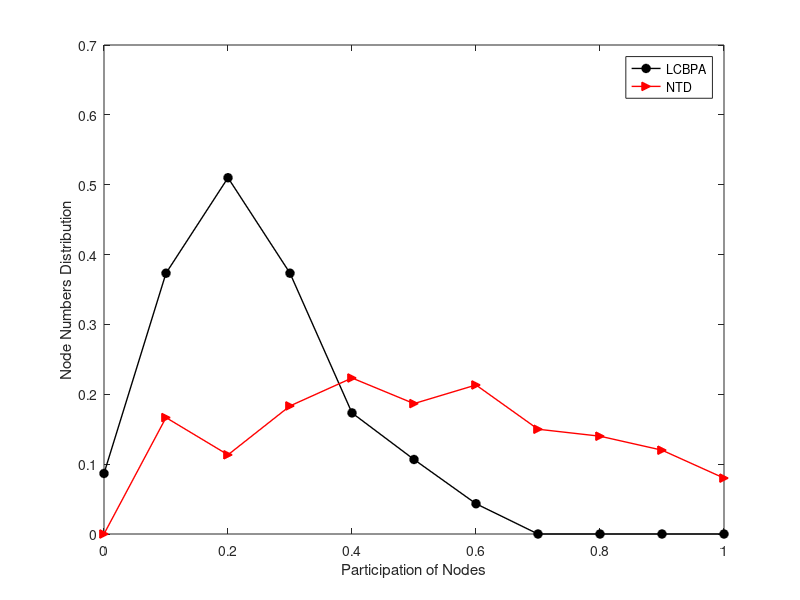

The MATLAB script that drew this image:
 % a=0.5 k=20
% calculate the completion rate 
% with/without algorithm
clc;
clear;

x = [0 1 2 3 4 5 6 7 8 9 10];
y1 = [26 112 153 112 52	32 13 0	0 0	0];
y2 = [0	50 34 55 67 56 64 45 42 36 24]; 

figure;
fi = plot(x/10,y1/300,'-oblack','LineWidth',1.0,'MarkerFaceColor','black');hold on
     plot(x/10,y2/300,'->red','LineWidth',1.0,'MarkerFacecolor','red')
     
% set(gca,'YTickLabel',{'','','20%','','40%','','60%','','80%','','100%'},'LineWidth',0.5)
xlabel('Participation of Nodes')
ylabel('Node Numbers Distribution')
% 
legend('LCBPA','NTD','Location','NorthEast');
%legend('boxoff');
%grid on;
%axes('Parent',f1,'FontSize',12,'FontName','Times','LineWidth',1.5);
